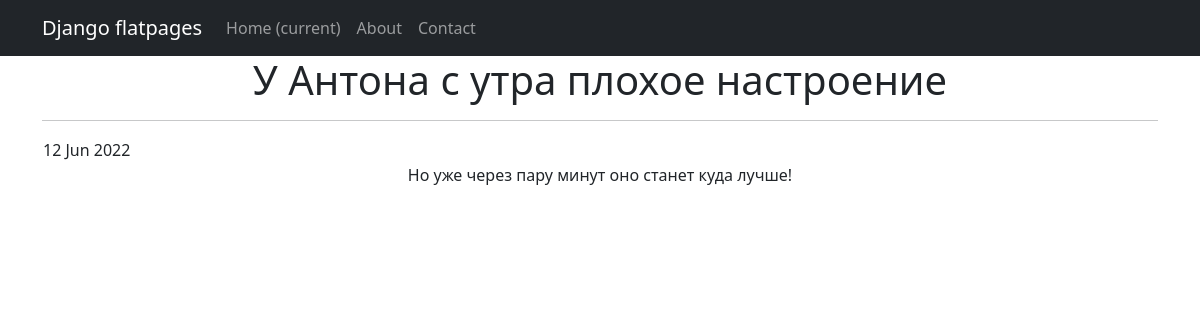
/news/5, run on the app's committed database.
### news/models.py (models this page shows, shortened)
class Post(models.Model):
    post_author = models.ForeignKey(Author, on_delete=models.CASCADE)
    NEWS = 'NW'
    ARTICLE = 'AR'
    CATEGORY_CHOICES = (
        (NEWS, 'Новость'),
        (ARTICLE, 'Статья'),
    )
    category_type = models.CharField(max_length=2, choices=CATEGORY_CHOICES, default=ARTICLE)
    date_creation = models.DateTimeField(auto_now_add=True)
    post_category = models.ManyToManyField(Category, through='PostCategory')
    title = models.CharField(max_length=128)
    text = models.TextField()
    rating = models.SmallIntegerField(default=0)
    def __str__(self):
        return self.title.title()

### news/views.py (the view)
# urls.py: path('<int:pk>', PostDetail.as_view()),
class PostDetail(DetailView):
    model = Post
    template_name = 'post.html'
    context_object_name = 'post'

### templates/post.html (shortened to what this page needs)
{% extends 'flatpages/default.html' %}
{% block content %}
    <h1>{{ post.title }}</h1>
    <hr>
        <table>
            <tr>
                <td>{{ post.date_creation|date:'d M Y' }}</td>
            </tr>
        </table>
    <p>
      {{ post.text }}
    </p>
{% endblock content %}

### data on the page
Post: title "У Антона с утра плохое настроение", date_creation "12 Jun 2022", text "Но уже через пару минут оно станет куда лучше!"
